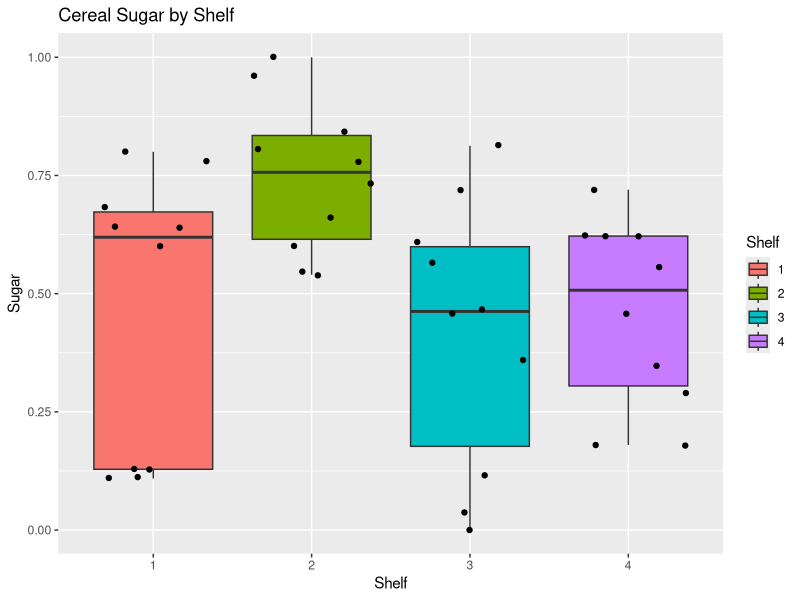
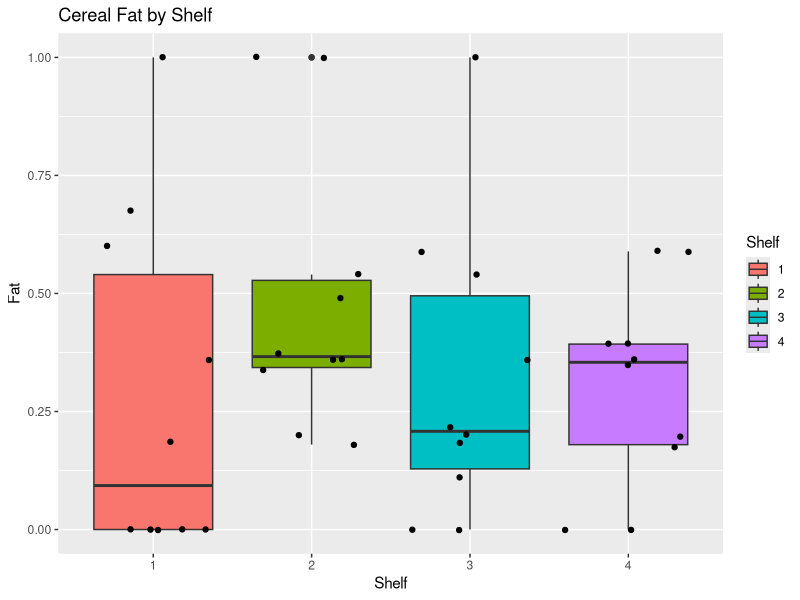
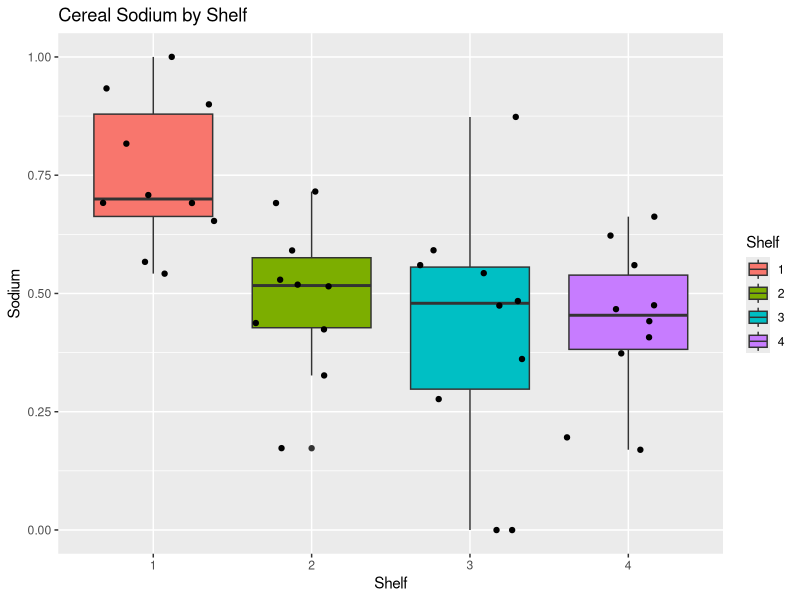
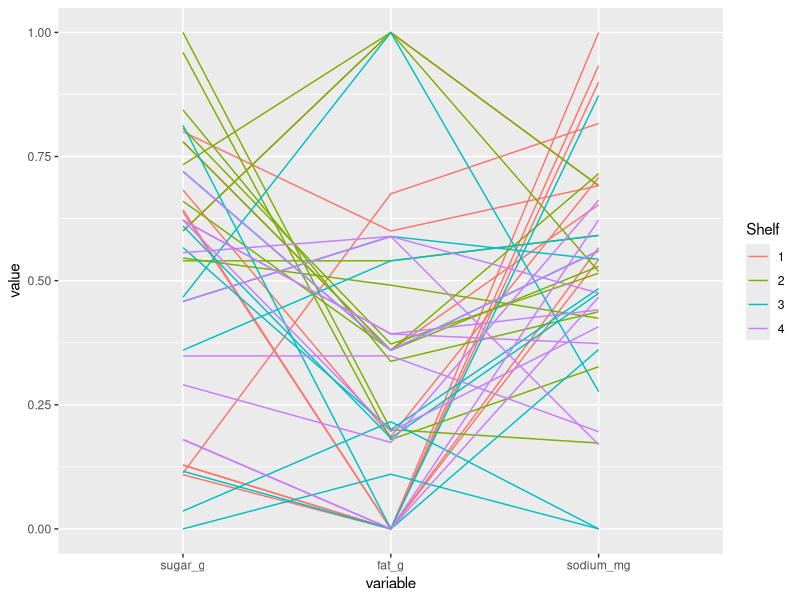

Recreate these plots in R, in order.
## ---- chunk 1
# Tidy up the code for rendering pdf or html document
library(knitr)
opts_chunk$set(tidy.opts=list(width.cutoff=60),tidy=TRUE)

# Clean up the working environment
rm(list = ls())

# Load Libraries
library(dplyr)
library(car)
library(Hmisc)
library(skimr)
library(ggplot2)

#library(stargazer)
library(gmodels) # For cross tabulation (SAS and SPSS style)

#library(MASS) # will use the polr function
#library(mcprofile)
library(vcd)
library(nnet)

## one at a time, table apply, pared, and public
#lapply(df[, c("apply", "pared", "public")], table)

## three way cross tabs (xtabs) and flatten the table
#ftable(xtabs(~ public + apply + pared, data = df))
## ---- chunk 2
df_unscaled <- read.csv("cereal_dillons.csv")
#head(df)
## ---- chunk 3
str(df_unscaled)
#describe(df)
## ---- chunk 4
# Could maybe roll these three lines up with an apply function later for elegance
df_unscaled$sugar_g = df_unscaled$sugar_g/df_unscaled$size_g
df_unscaled$fat_g = df_unscaled$fat_g/df_unscaled$size_g
df_unscaled$sodium_mg = df_unscaled$sodium_mg/df_unscaled$size_g

df_unscaled$Shelf = as.factor(df_unscaled$Shelf)
## ---- chunk 5

normalize = function(x) {
  (x - min(x))/(max(x) - min(x))
}

df = cbind(df_unscaled[, 1:4], apply(df_unscaled[,5:7], 2, normalize))
head(df) #confirm normalization worked
## ---- chunk 6
ggplot(df, aes(Shelf, sugar_g)) + 
  geom_boxplot(aes(fill = Shelf)) +
  geom_jitter() +
  ylab("Sugar") + 
  xlab("Shelf") +
  ggtitle("Cereal Sugar by Shelf") 

ggplot(df, aes(Shelf, fat_g)) + 
  geom_boxplot(aes(fill = Shelf)) +
  geom_jitter() +
  ylab("Fat") + 
  xlab("Shelf") +
  ggtitle("Cereal Fat by Shelf") 

ggplot(df, aes(Shelf, sodium_mg)) + 
  geom_boxplot(aes(fill = Shelf)) +
  geom_jitter() +
  ylab("Sodium") + 
  xlab("Shelf") +
  ggtitle("Cereal Sodium by Shelf") 

## ---- chunk 7
library(GGally) #Note this is a new library that we may have to justify
# [Mark]: We could ask Jeff but I think we are okay here.
#         I think his warning is more for statistics packages than visualization. 

df$Shelf <- as.factor(df$Shelf)
ggparcoord(df, columns = 5:7, groupColumn='Shelf', scale = 'globalminmax')
## ---- chunk 8
model <- multinom(formula = Shelf ~ sugar_g + fat_g + sodium_mg, data=df, trace=F)
# (trace=F is suppressing convergence output for now)
summary(model)
## ---- chunk 9
new_data = data.frame(sugar_g = 12/28/max(df_unscaled$sugar_g),
                      fat_g = .5/28/max(df_unscaled$fat_g),
                      sodium_mg = 130/28/max(df_unscaled$sodium_mg))
pi.hat = predict(object = model, newdata = new_data, type = "probs")
round(pi.hat,3)
